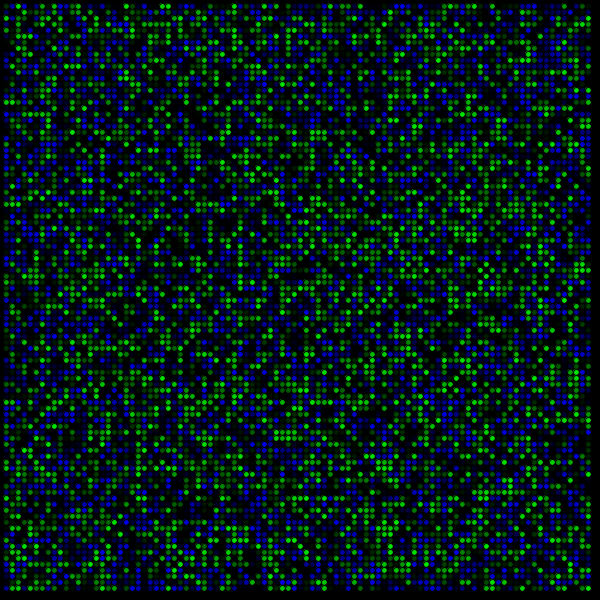
Frame 1 (no input)
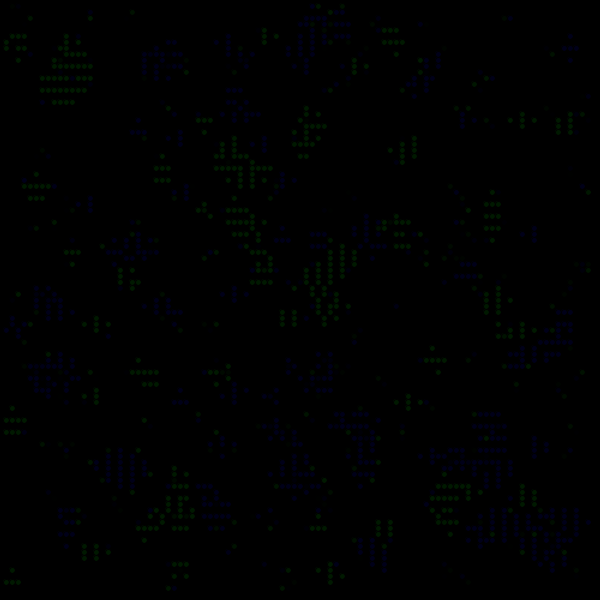
Frame 60 (the mouse pressed at the canvas centre just before this capture)
Frame 120 (the mouse held since frame 60 and released just before this capture): identical to frame 60, image omitted

The Processing sketch that drew these frames (run headless with seeded random() and noise(); from frame 60 on, the mouse is pressed at the canvas centre):

// Processing sketch: General_GoL
// ── General_GoL.pde
GoL game;

void setup() {
  size(600,600);
  frameRate(40);
  game = new GoL();
}

void draw() {
  background(0);
  game.run();
  game.display();
}

void keyPressed() {
  if (key == 'r') game.init();
}

void mouseWheel(MouseEvent event) {
  float c = event.getCount();
  game.unit -= c;
  game.init();
}
// ── GoL.pde
class GoL {
  int unit, cols, rows;
  float[][] board;
  
  GoL() {
    unit = 6;
    init();
  }
  
  void init() {
    cols = width/unit;
    rows = height/unit;
    board = new float[cols][rows];
    for (int i = 1; i < cols-1; i++) {
      for (int j = 1; j < rows-1; j++) {
        board[i][j] = random(-1,1);
      }
    }
  }
  
  void run() {
    float inc = 0.1;
    float thr = 2*inc;
    float n = map(mouseX,0,width,0,15);
    float s = map(mouseY,height,0,0,3);
    float[][] next = new float[cols][rows];
    for (int i = 1; i < cols-1; i++) {
      for (int j = 1; j < rows-1; j++) {
        float c = board[i][j];
        if (c > 1)         c = 1;
        else if (c < -1)   c = -1;
        float t = -c;
        for (int k = -1; k < 2; k++) {
          for (int l = -1; l < 2; l++) {
            t += board[i+k][j+l];
          }
        }
        if (t >= 0) {
          if (c < 0)              next[i][j] = c+inc;
          else if (t > thr+3*s)   next[i][j] = c-inc;
          else if (t > thr+2*s)   next[i][j] = c+n*inc;
          else if (t > thr)       next[i][j] = c-inc;
          else                    next[i][j] = 0.0;
        } else {
          if (c > 0)              next[i][j] = c-inc;
          else if (t < -thr-3*s)  next[i][j] = c+inc;
          else if (t < -thr-2*s)  next[i][j] = c-n*inc;
          else if (t < -thr)      next[i][j] = c+inc;
          else                    next[i][j] = 0.0;
        }
      }
    }
    board = next;
  }
  
  void display() {
    for (int i = 1; i < cols-1; i++) {
      for (int j = 1; j < rows-1; j++) {
        float v = board[i][j];
        if (v >= 0) fill(0,map(v,0,1,0,255),0);
        else fill(0,0,map(v,0,-1,0,255));
        ellipse(i*unit, j*unit, unit, unit);
      }
    }
  }
}
